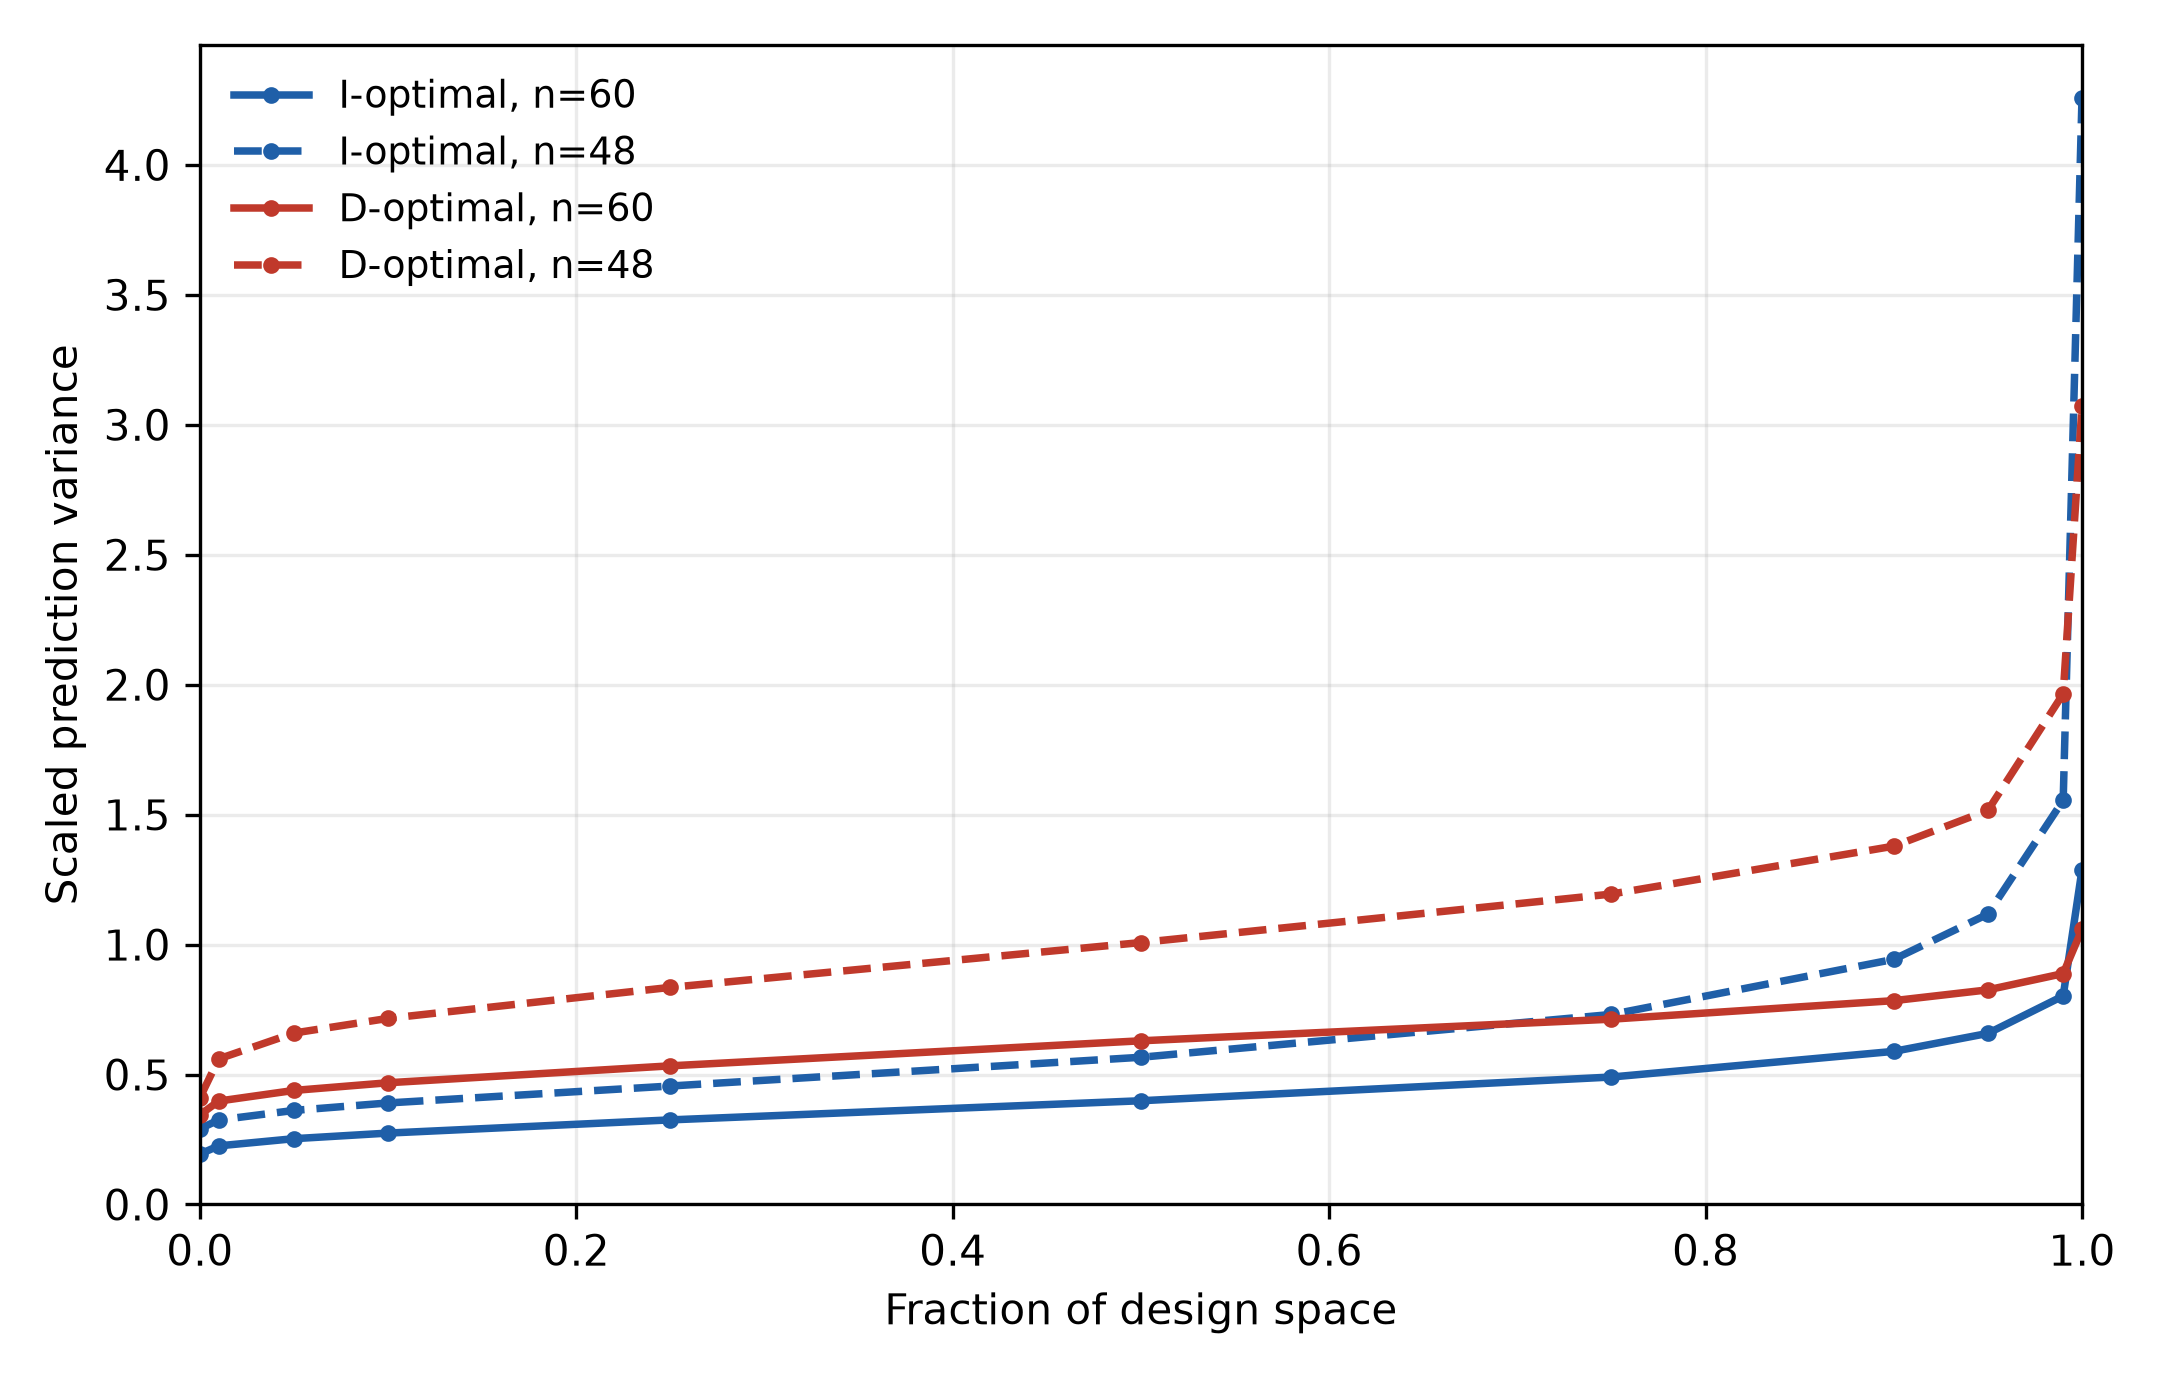

This figure's Python source:
"""Fraction-of-design-space (FDS) curves for the four design variants.

I-optimal versus D-optimal at 48 and 60 runs. The I-optimal criterion, which minimises
the average prediction variance, gives the flatter, lower FDS curve; more runs lower every
curve. Regenerates ``colour-fds-curves.png``.
"""

import matplotlib.pyplot as plt
import numpy as np

from colour_case_study import build_design, evaluate

VARIANTS = [("i_optimal", 60, "#1f5fa8", "-"), ("i_optimal", 48, "#1f5fa8", "--"),
            ("d_optimal", 60, "#c0392b", "-"), ("d_optimal", 48, "#c0392b", "--")]

fig, ax = plt.subplots(figsize=(7.2, 4.6))
for crit, budget, colour, style in VARIANTS:
    q = evaluate(build_design(crit, budget=budget))["fds"]["quantiles"]
    frac = np.array([float(k) for k in q])
    pv = np.array([q[k] for k in q])
    label = f"{crit.split('_')[0].upper()}-optimal, n={budget}"
    ax.plot(frac, pv, color=colour, ls=style, lw=1.8, marker="o", ms=3, label=label)

ax.set_xlabel("Fraction of design space")
ax.set_ylabel("Scaled prediction variance")
ax.set_xlim(0, 1)
ax.set_ylim(bottom=0)
ax.grid(alpha=0.25)
ax.legend(frameon=False, fontsize=9, loc="upper left")
fig.tight_layout()
fig.savefig("colour-fds-curves.png", dpi=300, facecolor="w", edgecolor="w", transparent=True)
print("saved colour-fds-curves.png")
